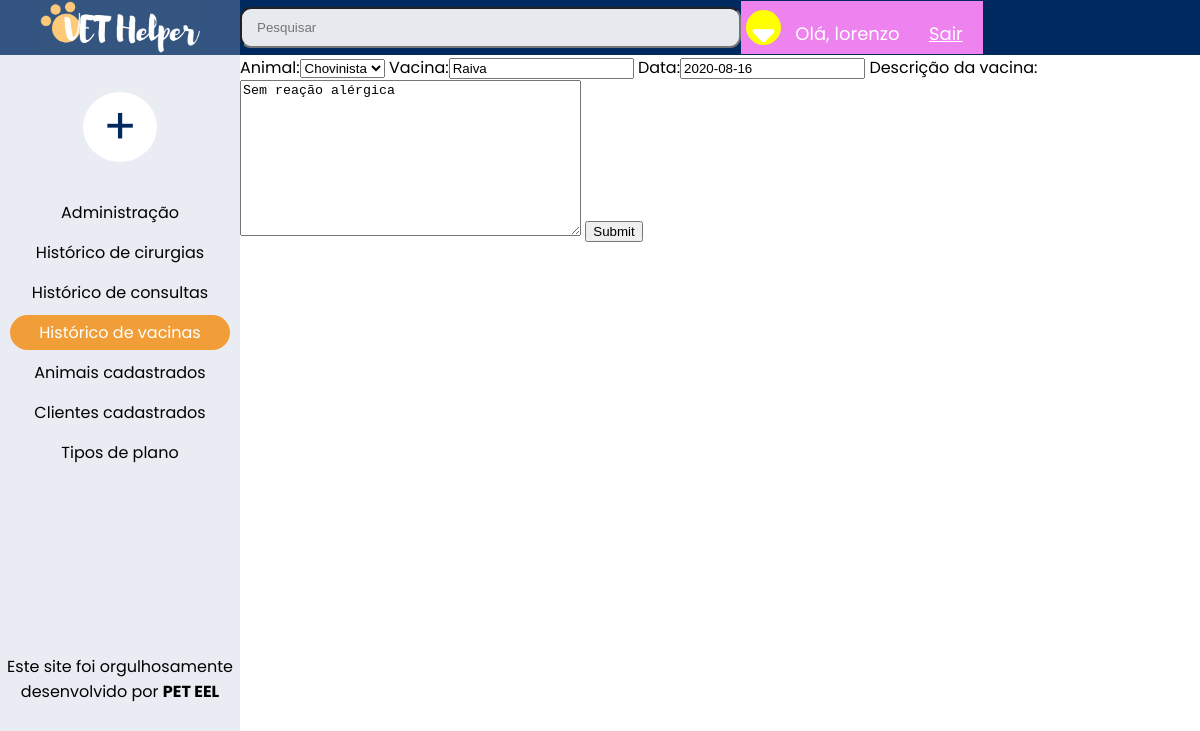
Page /atualizar_vacina/2/ (signed in) on the committed database.
### clientes/models.py (models this page shows, shortened)
class Animal(models.Model):#animal
    animal = models.CharField(max_length=255)
    especie = models.CharField(verbose_name='Espécie', max_length=255, blank=True)
    raca = models.CharField(verbose_name='Raça', max_length=255)
    peso = models.CharField(max_length=255, blank=True)
    data_nascimento = models.DateField(verbose_name='Data de nascimento', blank=True)
    sexo = models.CharField(max_length=255, blank=True)
    pelagem = models.CharField(max_length=255, blank=True)
    porte = models.CharField(max_length=255, blank=True)
    microchip_numero = models.CharField(verbose_name='Número do Microchip', max_length=255, blank=True)
    microchip_local = models.CharField(verbose_name='Localização do Microchip',max_length=255, blank=True)
    data_criacao = models.DateTimeField(verbose_name='Data de criação', default=timezone.now)
    descricao = models.TextField(verbose_name='Descrição', blank=True)
    plano = models.ForeignKey(Plano, on_delete=models.CASCADE)
    tutor = models.ForeignKey(Tutor, on_delete=models.CASCADE)
    mostrar = models.BooleanField(default=True)
    class Meta:
        verbose_name = 'Animal'
        verbose_name_plural = 'Animais'
    def __str__(self):
        return self.animal

class Vacina(models.Model):
    animal = models.ForeignKey(Animal, on_delete=models.CASCADE, blank=True)
    vacina = models.CharField(max_length=255, blank=True, default=' - ')
    data = models.DateField(default=timezone.now)
    descricao_da_vacina = models.TextField(verbose_name='Descrição da vacina', blank=True)

### clientes/views.py (the view)
# urls.py: path('atualizar_vacina/<str:pk>/', views.atualizarVacina, name='atualizar_vacina'),
@login_required(login_url='login')
def atualizarVacina(request, pk):
    vacina = Vacina.objects.get(id=pk)
    form = VacinaForm(instance=vacina)
    if request.method == 'POST':
        form = VacinaForm(request.POST, instance=vacina)
        if form.is_valid():
            form.save()
            return redirect('vacina')
    context = {'form':form}
    return render(request, 'clientes/vacina_form.html', context)

### clientes/forms.py
class VacinaForm(ModelForm):
    class Meta:
        model = Vacina
        fields = '__all__'

### clientes/templates/clientes/vacina_form.html (shortened to what this page needs)
{% extends 'base.html' %}
{% block conteudo-esquerda %}
<div class="home_page-esquerda">
    <section class="botao" style="margin-top: 35px;">
        <a class="botao-esquerda" href="#">+</a>
    </section>
    <section>
        <a class="links-principais" href="{% url 'admin:index' %}">Administração</a>
    </section>
    <section>
        <a class="links-principais" href="{% url 'cirurgia' %}">Histórico de cirurgias</a>
    </section>
    <section>
        <a class="links-principais" href="{% url 'consulta' %}">Histórico de consultas</a>
    </section>
    <section>
        <a class="links-principais-especial" href="{% url 'vacina' %}">Histórico de vacinas</a>
    </section>
    <section>
        <a class="links-principais" href="{% url 'index' %}">Animais cadastrados</a>
    </section>
    <section>
        <a class="links-principais" href="{% url 'clientes' %}">Clientes cadastrados</a>
    </section>
    <section>
        <a class="links-principais" href="#">Tipos de plano</a>
    </section>
</div>
{% endblock %}
{%block conteudo-direita%}
<form action = "" method="POST">
    {{form}}
    <input type="submit" name="Criar">
</form>
{% endblock%}

### templates/parciais/_nav.html (shortened to what this page needs)
{% load static %}
<head>
    <div class="navbar">
        <div class="navbar-esquerda">
            <a href="{% url 'index' %}"></a>
        </div>
        <input type="text" placeholder="Pesquisar">
        <div class="navbar-direita">
            <a href="#" class="fa fa-sort-down"></a>
            <span class='hello-msg'>Olá, {{request.user}}</span>
            <span> <a class='hello-msg' href='{% url "logout" %}'> Sair </a></span>
        </div>
    </div>
</head>

### templates/static/CSS/style.css (style rules this page uses)
body { font-family: Poppins; margin: 0; background-color: white; font-size: 16px; height: 100%; width: 100%; }
.navbar { background-color: #002960; position: fixed; overflow: hidden; top: 0; width: 100%; display: flex; height: 55px; align-items: center; }
.navbar-esquerda { width: 20%; height: 100%; background-image: url(logo.png); background-size: 160px; background-position: center; background-repeat: no-repeat; margin: 0; padding: 0; }
.navbar-esquerda a { margin-left: auto; margin-right: auto; padding: 50%; }
.navbar-direita { font-size: 35px; align-items: center; background-color: violet; margin-top: auto; margin-bottom: auto; }
.navbar input { width: 40%; height: 35px; border-radius: 11px; background-image: url(search.png); background-size: 22px; background-position: 530px 7px; background-repeat: no-repeat; padding-left: 15px; background-color: rgba(255, 255, 255, 0.9); }
.fa-sort-down { text-decoration: none; background-color: yellow; border-radius: 50%; height: 35px; width: 35px; text-align: center; color: white; margin: 5px; }
.home_page-esquerda { text-align: center; }
.home_page-esquerda a { text-decoration: none; }
.home_page-esquerda section { padding: 0px; margin-top: 15px; margin-bottom: 25px; }
.botao { position: relative; display: inline-block; }
.botao-esquerda { border-radius: 50%; background-color: white; padding-top: 0; padding-bottom: 0; padding-left: 20px; padding-right: 20px; font-size: 50px; color: #002960; }
.links-principais { color: black; display: block; border-radius: 25px; padding: 5px; margin-top: -10px; margin-bottom: -20px; margin-left: 10px; margin-right: 10px; }
.links-principais-especial { color: white; display: block; border-radius: 25px; padding: 5px; margin-top: -10px; margin-bottom: -20px; margin-left: 10px; margin-right: 10px; background-color: #F29E38; }

### templates/parciais/_nav.html (style rules this page uses)
.hello-msg { font-size: 18px; color: white; margin-right: 20px; }

### rows in the picture
Animal: animal "Chovinista"
Vacina: vacina "Raiva", data "2020-08-16", descricao_da_vacina "Sem reação alérgica"

### other values in the picture
{{ request.user }} "lorenzo"
